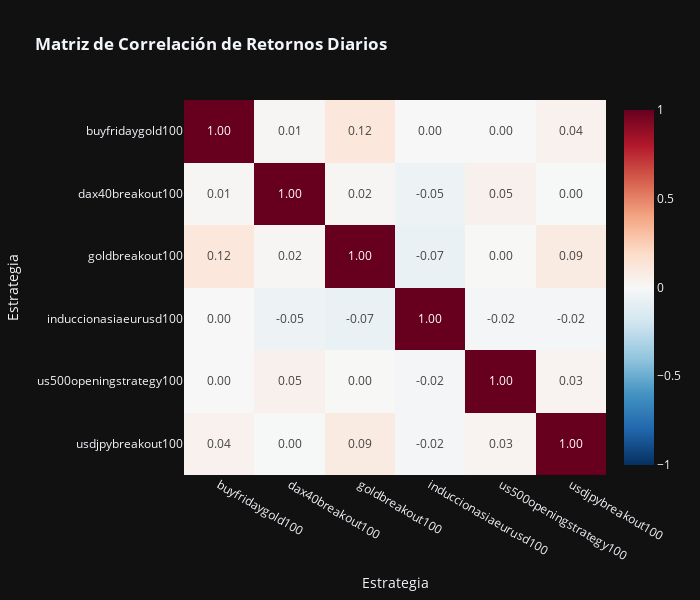

Here is the notebook cell this chart was saved with:
### Markdown cell above
## Creacion de matriz de correlacion de los retornos de cada una de las estrategias

### Code cell
import plotly.express as px

# A. Preparar datos: Alinear beneficios por DÍA
# Usamos el DataFrame 'df_portfolio' que ya creamos antes
df_corr = df_portfolio.copy()
df_corr['Fecha_Dia'] = df_corr['<DATE>'].dt.date # Quitamos la hora para agrupar por día

# Pivot Table: Columnas=Estrategias, Filas=Días, Valores=Suma de Beneficio Diario
# fillna(0) es importante: si una estrategia no operó ese día, su retorno es 0
matriz_diaria = df_corr.pivot_table(index='Fecha_Dia', columns='Estrategia', values='Trade_Profit', aggfunc='sum').fillna(0)

# B. Calcular Correlación de Pearson
# Esto nos dice qué tan similares son los resultados diarios entre estrategias
correlacion = matriz_diaria.corr(method='pearson')

# C. Graficar Heatmap con Plotly Express
fig_corr = px.imshow(
    correlacion,
    text_auto='.2f', # Muestra el número con 2 decimales
    aspect="auto",
    color_continuous_scale='RdBu_r', # Rojo=Positivo(Malo), Azul=Negativo(Bueno)
    zmin=-1, zmax=1,
    title="<b>Matriz de Correlación de Retornos Diarios</b><br></sup>"
)

fig_corr.update_layout(
    width=700,
    height=600,
    template='plotly_dark'
)

fig_corr.show()

### Figure 1 — Plotly figure (JSON) as saved in the notebook; plotly's stock layout.template omitted (floating-point values rounded to 4 significant figures)
{"data": [{"coloraxis": "coloraxis", "hovertemplate": "Estrategia: %{x}<br>Estrategia: %{y}<br>color: %{z}<extra></extra>", "name": "0", "texttemplate": "%{z:.2f}", "type": "heatmap", "x": ["buyfridaygold100", "dax40breakout100", "goldbreakout100", "induccionasiaeurusd100", "us500openingstrategy100", "usdjpybreakout100"], "xaxis": "x", "y": ["buyfridaygold100", "dax40breakout100", "goldbreakout100", "induccionasiaeurusd100", "us500openingstrategy100", "usdjpybreakout100"], "yaxis": "y", "z": [[1.0, 0.01486, 0.1167, -0.002283, -0.0007182, 0.04177], [0.01486, 1.0, 0.01624, -0.05045, 0.04742, -0.002809], [0.1167, 0.01624, 1.0, -0.07115, 0.003157, 0.08647], [-0.002283, -0.05045, -0.07115, 1.0, -0.02101, -0.0207], [-0.0007182, 0.04742, 0.003157, -0.02101, 1.0, 0.02861], [0.04177, -0.002809, 0.08647, -0.0207, 0.02861, 1.0]]}], "layout": {"coloraxis": {"cmax": 1, "cmin": -1, "colorscale": [[0, "rgb(5,48,97)"], [0.1, "rgb(33,102,172)"], [0.2, "rgb(67,147,195)"], [0.3, "rgb(146,197,222)"], [0.4, "rgb(209,229,240)"], [0.5, "rgb(247,247,247)"], [0.6, "rgb(253,219,199)"], [0.7, "rgb(244,165,130)"], [0.8, "rgb(214,96,77)"], [0.9, "rgb(178,24,43)"], [1, "rgb(103,0,31)"]]}, "height": 600, "title": {"text": "<b>Matriz de Correlación de Retornos Diarios</b><br></sup>"}, "width": 700, "xaxis": {"anchor": "y", "domain": [0, 1], "title": {"text": "Estrategia"}}, "yaxis": {"anchor": "x", "autorange": "reversed", "domain": [0, 1], "title": {"text": "Estrategia"}}}}
